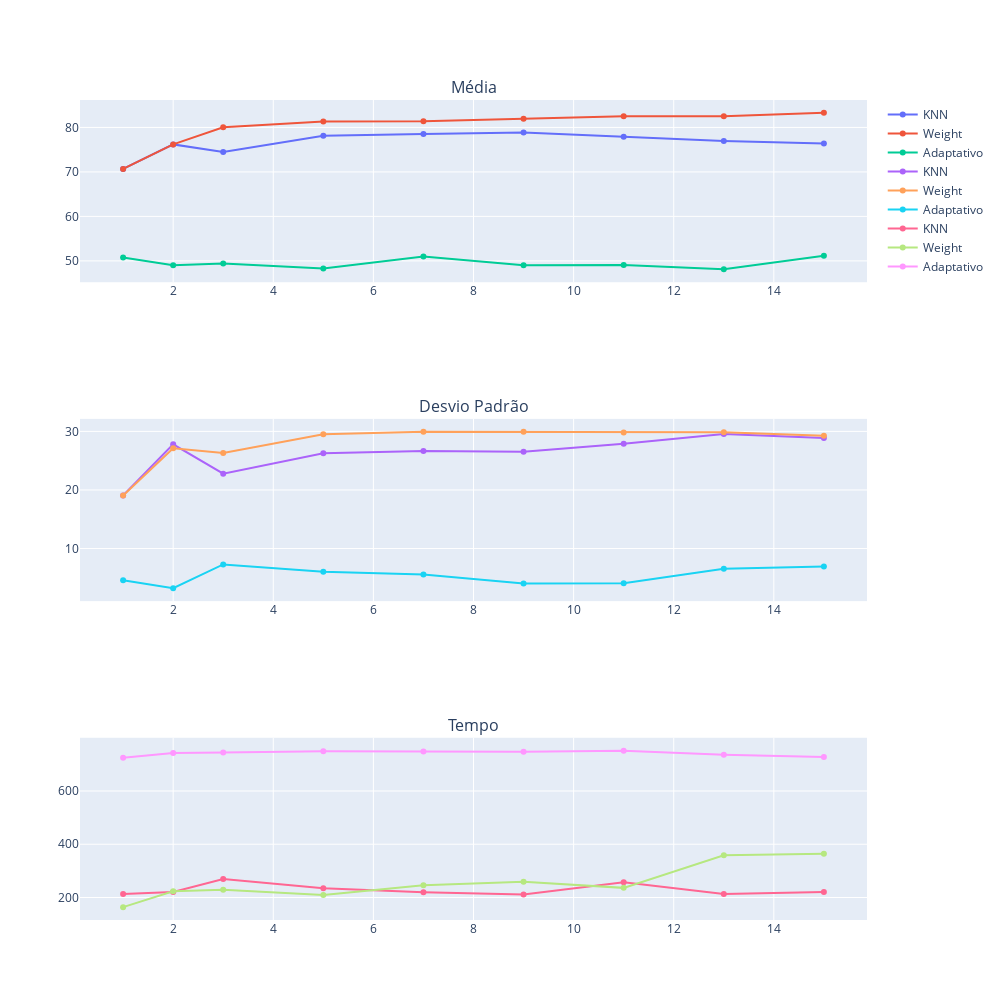

Source (notebook cell):
### Code cell
kc2_fig.show()

### Figure 1 — Plotly figure (JSON) as saved in the notebook; plotly's stock layout.template omitted (floating-point values rounded to 4 significant figures)
{"data": [{"mode": "lines+markers", "name": "KNN", "type": "scatter", "x": [1, 2, 3, 5, 7, 9, 11, 13, 15], "xaxis": "x", "y": [70.67, 76.19, 74.48, 78.13, 78.5, 78.88, 77.92, 76.96, 76.38], "yaxis": "y"}, {"mode": "lines+markers", "name": "Weight", "type": "scatter", "x": [1, 2, 3, 5, 7, 9, 11, 13, 15], "xaxis": "x", "y": [70.67, 76.19, 80.04, 81.36, 81.36, 81.94, 82.51, 82.51, 83.28], "yaxis": "y"}, {"mode": "lines+markers", "name": "Adaptativo", "type": "scatter", "x": [1, 2, 3, 5, 7, 9, 11, 13, 15], "xaxis": "x", "y": [50.76, 49.03, 49.4, 48.27, 50.97, 49.03, 49.05, 48.1, 51.16], "yaxis": "y"}, {"mode": "lines+markers", "name": "KNN", "type": "scatter", "x": [1, 2, 3, 5, 7, 9, 11, 13, 15], "xaxis": "x2", "y": [19.06, 27.79, 22.78, 26.25, 26.63, 26.54, 27.9, 29.56, 28.89], "yaxis": "y2"}, {"mode": "lines+markers", "name": "Weight", "type": "scatter", "x": [1, 2, 3, 5, 7, 9, 11, 13, 15], "xaxis": "x2", "y": [19.06, 27.12, 26.31, 29.53, 29.94, 29.93, 29.83, 29.84, 29.25], "yaxis": "y2"}, {"mode": "lines+markers", "name": "Adaptativo", "type": "scatter", "x": [1, 2, 3, 5, 7, 9, 11, 13, 15], "xaxis": "x2", "y": [4.585, 3.211, 7.282, 6.031, 5.57, 4.024, 4.062, 6.55, 6.925], "yaxis": "y2"}, {"mode": "lines+markers", "name": "KNN", "type": "scatter", "x": [1, 2, 3, 5, 7, 9, 11, 13, 15], "xaxis": "x3", "y": [213.2, 220.6, 269.8, 234.9, 219.5, 211.4, 257.1, 213.3, 220.4], "yaxis": "y3"}, {"mode": "lines+markers", "name": "Weight", "type": "scatter", "x": [1, 2, 3, 5, 7, 9, 11, 13, 15], "xaxis": "x3", "y": [163.8, 223.7, 229.4, 209.6, 246.3, 259.1, 236.2, 358.3, 364.2], "yaxis": "y3"}, {"mode": "lines+markers", "name": "Adaptativo", "type": "scatter", "x": [1, 2, 3, 5, 7, 9, 11, 13, 15], "xaxis": "x3", "y": [724.5, 742.6, 744.2, 749.6, 747.8, 747.0, 751.5, 735.7, 727.2], "yaxis": "y3"}], "layout": {"annotations": [{"font": {"size": 16}, "showarrow": false, "text": "Média", "x": 0.5, "xanchor": "center", "xref": "paper", "y": 1.0, "yanchor": "bottom", "yref": "paper"}, {"font": {"size": 16}, "showarrow": false, "text": "Desvio Padrão", "x": 0.5, "xanchor": "center", "xref": "paper", "y": 0.6111, "yanchor": "bottom", "yref": "paper"}, {"font": {"size": 16}, "showarrow": false, "text": "Tempo", "x": 0.5, "xanchor": "center", "xref": "paper", "y": 0.2222, "yanchor": "bottom", "yref": "paper"}], "height": 1000, "width": 1000, "xaxis": {"anchor": "y", "domain": [0, 1]}, "xaxis2": {"anchor": "y2", "domain": [0, 1]}, "xaxis3": {"anchor": "y3", "domain": [0, 1]}, "yaxis": {"anchor": "x", "domain": [0.7778, 1]}, "yaxis2": {"anchor": "x2", "domain": [0.3889, 0.6111]}, "yaxis3": {"anchor": "x3", "domain": [0, 0.2222]}}}
